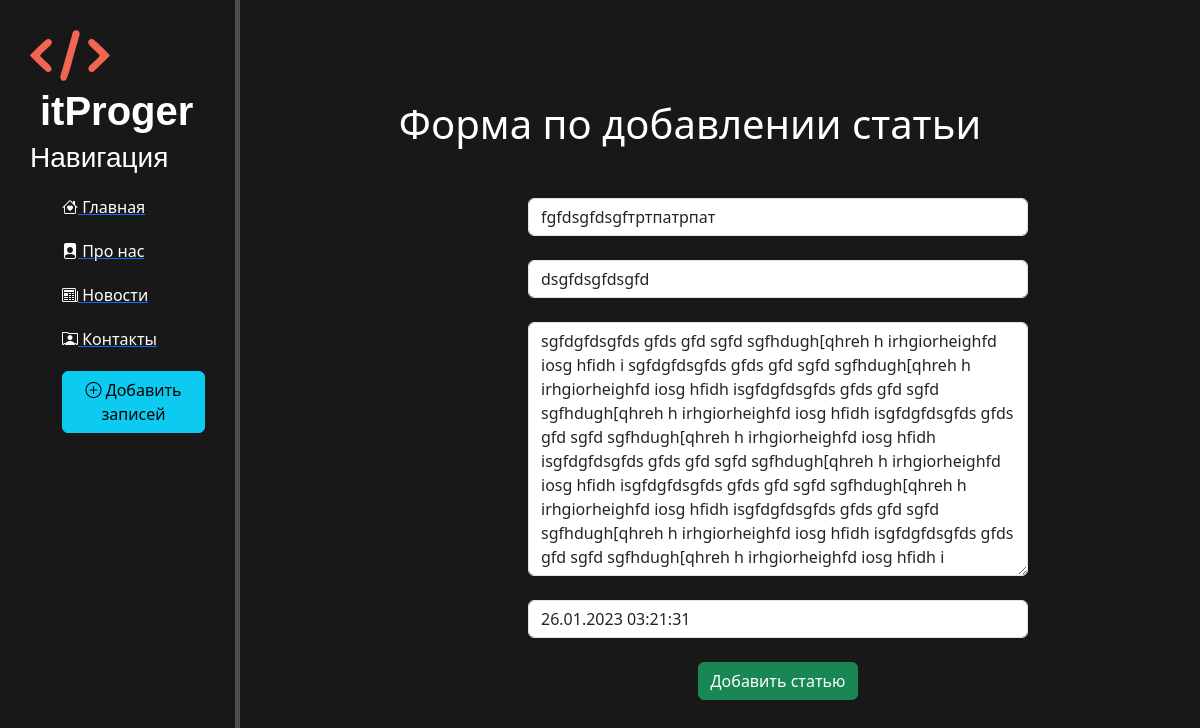
The page /news/2/update on the database its author committed.
### news/models.py (models this page shows, shortened)
class Articles(models.Model):
    title = models.CharField('Название', max_length=50)
    anons = models.CharField('Анонс', max_length=250)
    full_text = models.TextField('Статья')
    date = models.DateTimeField('Дата Публикацию')
    class Meta:
        verbose_name = 'Новость'
        verbose_name_plural = 'Новости'

### news/views.py (the view)
# urls.py: path('<int:pk>/update', views.NewsUpdateView.as_view(), name='news-update'),
class NewsUpdateView(UpdateView):
    model = Articles
    template_name = 'create.html'
    form_class = ArticlesForm

### news/form.py
class ArticlesForm(ModelForm):
    class Meta:
        model = Articles
        fields = ['title', 'anons', 'full_text', 'date']
        widgets = {
            "title": TextInput(attrs={
               'class': 'form-control',
               'placeholder': 'Название статьи'
            }),
            "anons": TextInput(attrs={
                'class': 'form-control',
                'placeholder': 'Анонс статьти'
            }),
            "date": DateTimeInput(attrs={
                'class': 'form-control',
                'placeholder': 'Дата публикации'
            }),
            "full_text": Textarea(attrs={
                'class': 'form-control',
                'placeholder': 'Текст статьти'
            }),
        }

### templates/create.html (shortened to what this page needs)
{% extends 'layout.html' %}
{% block content %}
    <div class="features">
        <h1>Форма по добавлении статьи</h1>
        <form method="post">
            {{ form.title }}<br>
            {{ form.anons }}<br>
            {{ form.full_text }}<br>
            {{ form.date }}<br>
            <button class="btn btn-success" type="submit">Добавить статью</button>
        </form>
    </div>
{% endblock %}

### hello/static/hello/css/hello.css (style rules this page uses)
body { background: #2e2e2e; }
main .features { float: left; color: #fff; margin-top: 100px; text-align: center; width: 75%; background: #181818; }
html { background: #181818; }
h1 { font-size: 50px; }
form { margin-left: 32%; width: 500px; margin-top: 50px; }

### rows shown on the page
Articles: title "fgfdsgfdsgfтртпатрпат", anons "dsgfdsgfdsgfd", full_text "sgfdgfdsgfds gfds gfd sgfd sgfhdugh[qhreh h irhgiorheighfd iosg hfidh i sgfdgfdsgfds gfds gfd sgfd sgfhdugh[qhreh h irhgiorheighfd iosg hfidh isgfdgfdsgfds gfds gfd sgfd sgfhdugh[qhreh h irhgiorheighfd iosg hfidh isgfdgfdsgfds gfds gfd sgfd sgfhdugh[qhreh h irhgiorheighfd iosg hfidh isgfdgfdsgfds gfds gfd sgfd sgfhdugh[qhreh h irhgiorheighfd iosg hfidh isgfdgfdsgfds gfds gfd sgfd sgfhdugh[qhreh h irhgiorheighfd iosg hfidh isgfdgfdsgfds gfds gfd sgfd sgfhdugh[qhreh h irhgiorheighfd iosg hfidh isgfdgfdsgfds gfds gfd sgfd sgfhdugh[qhreh h irhgiorheighfd iosg hfidh i", date "26.01.2023 03:21:31"
